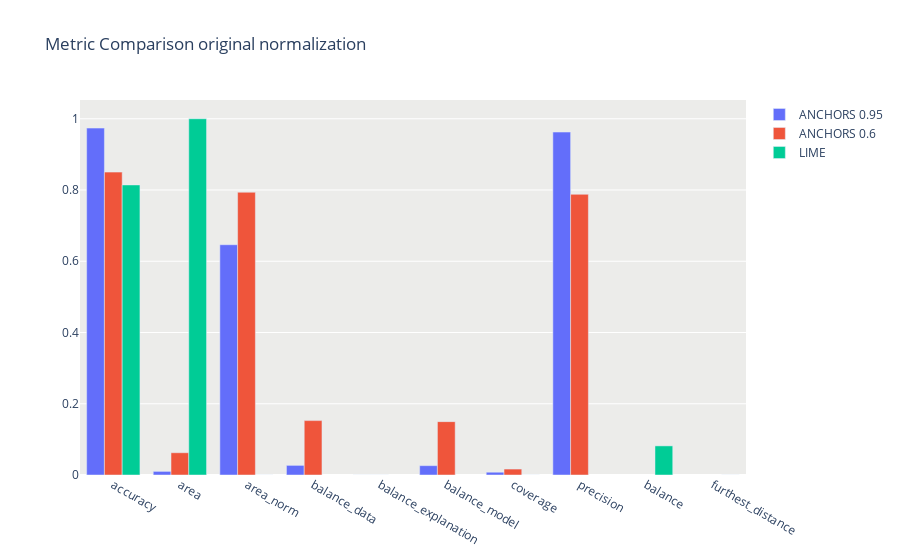
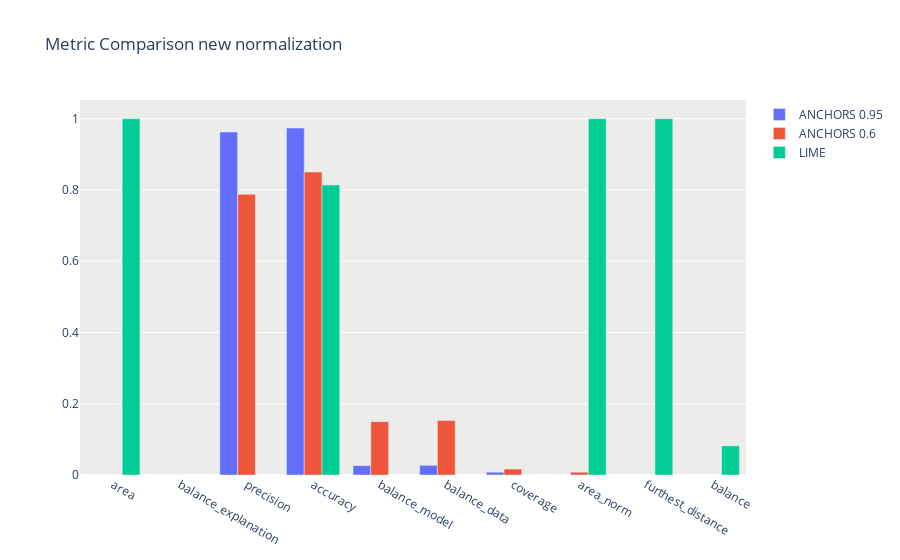

The notebook cell these images were saved under, in order:
### Code cell
comp.print_metrics(plot='bar')

### Figure 1 — Plotly figure (JSON) as saved in the notebook; plotly's stock layout.template omitted (floating-point values rounded to 4 significant figures)
{"data": [{"name": "ANCHORS 0.95", "type": "bar", "x": ["accuracy", "area", "area_norm", "balance_data", "balance_explanation", "balance_model", "coverage", "precision"], "y": [0.9738, 0.0101, 0.6464, 0.027, 0.0, 0.0262, 0.0078, 0.9626]}, {"name": "ANCHORS 0.6", "type": "bar", "x": ["accuracy", "area", "area_norm", "balance_data", "balance_explanation", "balance_model", "coverage", "precision"], "y": [0.8502, 0.0625, 0.7937, 0.1527, 0.0, 0.1498, 0.0167, 0.7879]}, {"name": "LIME", "type": "bar", "x": ["accuracy", "area", "area_norm", "balance", "coverage", "furthest_distance"], "y": [0.8142, 1.0, 0.0, 0.0817, 0.0, 0.0]}], "layout": {"barmode": "group", "plot_bgcolor": "#ececea", "title": {"text": "Metric Comparison original normalization"}}}

### Figure 2 — Plotly figure (JSON) as saved in the notebook; plotly's stock layout.template omitted (floating-point values rounded to 4 significant figures)
{"data": [{"name": "ANCHORS 0.95", "type": "bar", "x": ["area", "balance_explanation", "precision", "accuracy", "balance_model", "balance_data", "coverage", "area_norm"], "y": [0.0, 0.0, 0.9626, 0.9738, 0.02622, 0.027, 0.00785, 0.0]}, {"name": "ANCHORS 0.6", "type": "bar", "x": ["accuracy", "balance_explanation", "coverage", "balance_model", "balance_data", "area_norm", "precision", "area"], "y": [0.8502, 0.0, 0.01668, 0.1498, 0.1527, 0.007797, 0.7879, 2.023e-141]}, {"name": "LIME", "type": "bar", "x": ["accuracy", "area", "furthest_distance", "area_norm", "balance", "coverage"], "y": [0.8142, 1.0, 1, 1.0, 0.08172, 4.319e-05]}], "layout": {"barmode": "group", "plot_bgcolor": "#ececea", "title": {"text": "Metric Comparison new normalization"}}}
